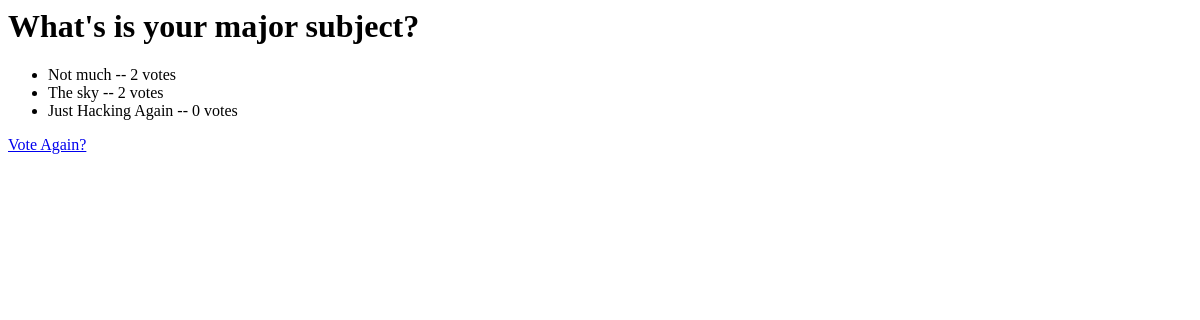
Before: /polls/1/result/ with the older database file.
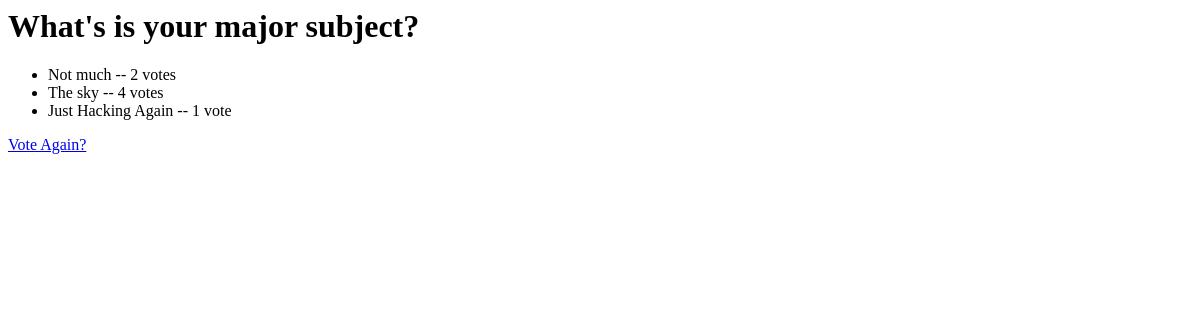
After: the same page with the newer database file.
### polls/models.py (models this page shows, shortened)
class Question(models.Model):
    question_text = models.CharField(max_length=200)
    publication_date = models.DateTimeField('Date Publised')

class Choice(models.Model):
    questions = models.ForeignKey(Question, on_delete=models.CASCADE)
    choice_text = models.CharField(max_length=200)
    votes = models.IntegerField(default=0)

### polls/views.py (the view)
# urls.py: path('<int:pk>/result/', views.ResultView.as_view(), name = 'result'),
class ResultView(generic.DetailView):
    model= Question
    template_name = 'polls/results.html'

### polls/templates/polls/results.html
<body>
    <h1> {{question.question_text}}</h1>
    <ul>
    {%for choice in question.choice_set.all %}
        <li>{{choice.choice_text}} -- {{choice.votes}} vote{{choice.votes|pluralize}}</li>
    {%endfor%}
    </ul>
    <a href = "{% url 'polls:detail' question.id %}" > Vote Again? </a>
</body>

Changed rows visible on the page:
changed Choice "The sky": votes "2" → "4"
changed Choice "Just Hacking Again": votes "0" → "1"
